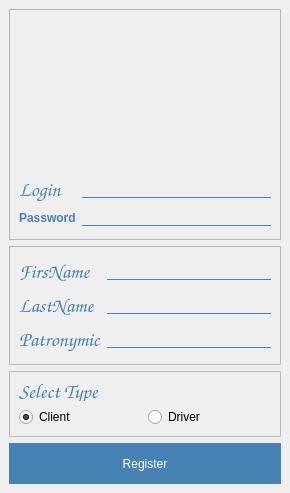
<?xml version="1.0" encoding="UTF-8"?>
<ui version="4.0">
 <class>RegisterWindow</class>
 <widget class="QMainWindow" name="RegisterWindow">
  <property name="geometry">
   <rect>
    <x>0</x>
    <y>0</y>
    <width>290</width>
    <height>493</height>
   </rect>
  </property>
  <property name="windowTitle">
   <string>Register</string>
  </property>
  <property name="styleSheet">
   <string notr="true">QLineEdit
{
background: transparent;
border: none;
border-bottom: 1px solid steelblue;
font: 12pt &quot;Comic Sans MS&quot;;
}
QLineEdit:focus {
 outline:none; }

QLabel{
	color: steelblue;
	font: 15pt &quot;Comic Sans MS&quot;;
	font-weight:bold;
}

QPushButton{
color: white;
background: steelblue;
border-radius: 60px;
font: 12pt &quot;Comic Sans MS&quot;;
}</string>
  </property>
  <widget class="QWidget" name="centralwidget">
   <layout class="QVBoxLayout" name="verticalLayout">
    <item>
     <widget class="QFrame" name="frame">
      <property name="minimumSize">
       <size>
        <width>272</width>
        <height>231</height>
       </size>
      </property>
      <property name="maximumSize">
       <size>
        <width>272</width>
        <height>231</height>
       </size>
      </property>
      <property name="styleSheet">
       <string notr="true"/>
      </property>
      <property name="frameShape">
       <enum>QFrame::StyledPanel</enum>
      </property>
      <property name="frameShadow">
       <enum>QFrame::Raised</enum>
      </property>
      <layout class="QGridLayout" name="gridLayout">
       <item row="0" column="1" colspan="2">
        <widget class="QLabel" name="img">
         <property name="maximumSize">
          <size>
           <width>150</width>
           <height>150</height>
          </size>
         </property>
         <property name="text">
          <string/>
         </property>
         <property name="pixmap">
          <pixmap>../../ico/passenger.png</pixmap>
         </property>
         <property name="scaledContents">
          <bool>true</bool>
         </property>
        </widget>
       </item>
       <item row="1" column="0">
        <widget class="QLabel" name="label_login">
         <property name="font">
          <font>
           <family>Comic Sans MS</family>
           <pointsize>15</pointsize>
           <weight>75</weight>
           <italic>false</italic>
           <bold>true</bold>
          </font>
         </property>
         <property name="styleSheet">
          <string notr="true"/>
         </property>
         <property name="text">
          <string>Login</string>
         </property>
        </widget>
       </item>
       <item row="1" column="2">
        <widget class="QLineEdit" name="edit_login">
         <property name="styleSheet">
          <string notr="true"/>
         </property>
         <property name="text">
          <string/>
         </property>
        </widget>
       </item>
       <item row="2" column="0" colspan="2">
        <widget class="QLabel" name="label">
         <property name="text">
          <string>Password</string>
         </property>
        </widget>
       </item>
       <item row="2" column="2">
        <widget class="QLineEdit" name="edit_password">
         <property name="text">
          <string/>
         </property>
         <property name="echoMode">
          <enum>QLineEdit::Password</enum>
         </property>
        </widget>
       </item>
      </layout>
     </widget>
    </item>
    <item>
     <widget class="QFrame" name="frame_2">
      <property name="maximumSize">
       <size>
        <width>288</width>
        <height>119</height>
       </size>
      </property>
      <property name="styleSheet">
       <string notr="true"/>
      </property>
      <property name="frameShape">
       <enum>QFrame::StyledPanel</enum>
      </property>
      <property name="frameShadow">
       <enum>QFrame::Raised</enum>
      </property>
      <layout class="QGridLayout" name="gridLayout_2">
       <item row="1" column="1">
        <widget class="QLineEdit" name="edit_lastname">
         <property name="styleSheet">
          <string notr="true"/>
         </property>
         <property name="text">
          <string/>
         </property>
        </widget>
       </item>
       <item row="1" column="0">
        <widget class="QLabel" name="label_lastname">
         <property name="font">
          <font>
           <family>Comic Sans MS</family>
           <pointsize>15</pointsize>
           <weight>75</weight>
           <italic>false</italic>
           <bold>true</bold>
          </font>
         </property>
         <property name="styleSheet">
          <string notr="true"/>
         </property>
         <property name="text">
          <string>LastName</string>
         </property>
        </widget>
       </item>
       <item row="2" column="0">
        <widget class="QLabel" name="label_patronymic">
         <property name="font">
          <font>
           <family>Comic Sans MS</family>
           <pointsize>15</pointsize>
           <weight>75</weight>
           <italic>false</italic>
           <bold>true</bold>
          </font>
         </property>
         <property name="styleSheet">
          <string notr="true"/>
         </property>
         <property name="text">
          <string>Patronymic</string>
         </property>
        </widget>
       </item>
       <item row="0" column="1">
        <widget class="QLineEdit" name="edit_firstname">
         <property name="styleSheet">
          <string notr="true"/>
         </property>
         <property name="text">
          <string/>
         </property>
        </widget>
       </item>
       <item row="0" column="0">
        <widget class="QLabel" name="label_firstname">
         <property name="font">
          <font>
           <family>Comic Sans MS</family>
           <pointsize>15</pointsize>
           <weight>75</weight>
           <italic>false</italic>
           <bold>true</bold>
          </font>
         </property>
         <property name="styleSheet">
          <string notr="true"/>
         </property>
         <property name="text">
          <string>FirsName</string>
         </property>
        </widget>
       </item>
       <item row="2" column="1">
        <widget class="QLineEdit" name="edit_patronymic">
         <property name="styleSheet">
          <string notr="true"/>
         </property>
         <property name="text">
          <string/>
         </property>
        </widget>
       </item>
      </layout>
     </widget>
    </item>
    <item>
     <widget class="QFrame" name="frame_3">
      <property name="maximumSize">
       <size>
        <width>281</width>
        <height>66</height>
       </size>
      </property>
      <property name="styleSheet">
       <string notr="true"/>
      </property>
      <property name="frameShape">
       <enum>QFrame::StyledPanel</enum>
      </property>
      <property name="frameShadow">
       <enum>QFrame::Raised</enum>
      </property>
      <layout class="QGridLayout" name="gridLayout_3">
       <item row="1" column="1">
        <widget class="QRadioButton" name="rbtn_driver">
         <property name="text">
          <string>Driver</string>
         </property>
        </widget>
       </item>
       <item row="1" column="0">
        <widget class="QRadioButton" name="rbtn_client">
         <property name="text">
          <string>Client</string>
         </property>
         <property name="checked">
          <bool>true</bool>
         </property>
        </widget>
       </item>
       <item row="0" column="0" colspan="2">
        <widget class="QLabel" name="label_1">
         <property name="font">
          <font>
           <family>Comic Sans MS</family>
           <pointsize>15</pointsize>
           <weight>75</weight>
           <italic>false</italic>
           <bold>true</bold>
          </font>
         </property>
         <property name="styleSheet">
          <string notr="true"/>
         </property>
         <property name="text">
          <string>Select Type</string>
         </property>
        </widget>
       </item>
      </layout>
     </widget>
    </item>
    <item>
     <widget class="QPushButton" name="btn_register">
      <property name="minimumSize">
       <size>
        <width>181</width>
        <height>41</height>
       </size>
      </property>
      <property name="styleSheet">
       <string notr="true"/>
      </property>
      <property name="text">
       <string>Register</string>
      </property>
     </widget>
    </item>
   </layout>
  </widget>
 </widget>
 <resources/>
 <connections/>
</ui>
